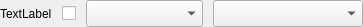
<?xml version="1.0" encoding="UTF-8"?>
<ui version="4.0">
 <class>ConfigChannelView</class>
 <widget class="QWidget" name="ConfigChannelView">
  <property name="geometry">
   <rect>
    <x>0</x>
    <y>0</y>
    <width>363</width>
    <height>27</height>
   </rect>
  </property>
  <property name="windowTitle">
   <string>Form</string>
  </property>
  <layout class="QHBoxLayout" name="horizontalLayout_2">
   <property name="leftMargin">
    <number>0</number>
   </property>
   <property name="topMargin">
    <number>0</number>
   </property>
   <property name="rightMargin">
    <number>0</number>
   </property>
   <property name="bottomMargin">
    <number>0</number>
   </property>
   <item>
    <layout class="QHBoxLayout" name="horizontalLayout" stretch="1,1,1,1">
     <property name="spacing">
      <number>10</number>
     </property>
     <item>
      <widget class="QLabel" name="channelLabel">
       <property name="sizePolicy">
        <sizepolicy hsizetype="Fixed" vsizetype="Preferred">
         <horstretch>0</horstretch>
         <verstretch>0</verstretch>
        </sizepolicy>
       </property>
       <property name="text">
        <string>TextLabel</string>
       </property>
      </widget>
     </item>
     <item>
      <widget class="QCheckBox" name="enabledCheckBox">
       <property name="sizePolicy">
        <sizepolicy hsizetype="Fixed" vsizetype="Fixed">
         <horstretch>0</horstretch>
         <verstretch>0</verstretch>
        </sizepolicy>
       </property>
       <property name="text">
        <string/>
       </property>
      </widget>
     </item>
     <item>
      <widget class="QComboBox" name="deviceOptions">
       <property name="sizePolicy">
        <sizepolicy hsizetype="Preferred" vsizetype="Preferred">
         <horstretch>0</horstretch>
         <verstretch>0</verstretch>
        </sizepolicy>
       </property>
       <property name="minimumSize">
        <size>
         <width>100</width>
         <height>0</height>
        </size>
       </property>
      </widget>
     </item>
     <item>
      <widget class="QComboBox" name="functionOptions">
       <property name="sizePolicy">
        <sizepolicy hsizetype="Preferred" vsizetype="Preferred">
         <horstretch>0</horstretch>
         <verstretch>0</verstretch>
        </sizepolicy>
       </property>
       <property name="minimumSize">
        <size>
         <width>150</width>
         <height>0</height>
        </size>
       </property>
      </widget>
     </item>
    </layout>
   </item>
  </layout>
 </widget>
 <resources/>
 <connections/>
</ui>
